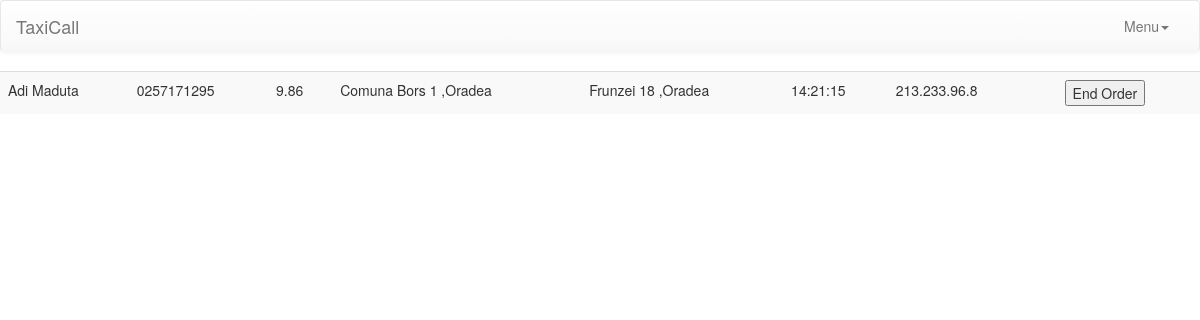
Screenshot of /order_maps.php?id_order=345 (signed in) with the database file from the repository.
### tables this page shows
CREATE TABLE IF NOT EXISTS `orders` (
  `Id` int(11) NOT NULL AUTO_INCREMENT,
  `customer_name` varchar(255) DEFAULT NULL,
  `customer_phone_nr` varchar(13) DEFAULT NULL,
  `long_lat_start` varchar(255) DEFAULT NULL,
  `long_lat_end` varchar(255) DEFAULT NULL,
  `total_km` varchar(255) DEFAULT NULL,
  `location_start` varchar(255) DEFAULT NULL,
  `location_end` varchar(255) DEFAULT NULL,
  `id_taxi` varchar(255) DEFAULT NULL,
  `id_comp` varchar(255) DEFAULT NULL,
  `active` int(1) DEFAULT NULL,
  `date` date DEFAULT NULL,
  `time` time DEFAULT NULL,
  `ip_adress` varchar(255) DEFAULT NULL,
  `comment` varchar(255) DEFAULT NULL,
  `in_progress` int(2) unsigned NOT NULL DEFAULT '0',
  PRIMARY KEY (`Id`)
);

### function.php (called while the page is built, shortened)
<?php include('connect_db.php');
function secure_injection($con,$str) {
    $str = mysqli_real_escape_string($con,$str);
    return $str;
}
        ?>

### order_maps.php (the view, shortened to what this page needs)
<?php include('header.php');
   include('menu_admin_interface.php');
   ?>
   <?php
    $id_order = secure_injection($con,$_GET['id_order']);
    $select_taxi_order = mysqli_query($con,"SELECT *FROM `orders` WHERE `Id` = '".$id_order."'");
    $row_taxi_order = mysqli_fetch_assoc($select_taxi_order);
   ?>
   <table class='table table-striped'>
    <tbody>
      <tr>
        <td><?php echo $row_taxi_order['customer_name']; ?></td>
        <td><?php echo $row_taxi_order['customer_phone_nr']; ?></td>
        <td><?php echo $row_taxi_order['total_km']; ?></td>
        <td><?php echo $row_taxi_order['location_start']; ?></td>
        <td><?php echo $row_taxi_order['location_end']; ?></td>
        <td><?php echo $row_taxi_order['time']; ?></td>
        <td><?php echo $row_taxi_order['ip_adress']; ?></td>
        <td><?php echo $row_taxi_order['comment']; ?></td>
        <td><button>End Order</button></td>
      </tr>
    </tbody>
   </table>
<?php include('footer.php'); ?>

### css/stylesheet.css (style rules this page uses)
html, body, #harta { height:100%; width: 100%; margin: 0px; padding: 0px }

### rows the page displays
orders: customer_name "Adi Maduta", customer_phone_nr "0257171295", total_km "9.86", location_start "Comuna Bors 1 ,Oradea", location_end "Frunzei 18 ,Oradea", time "14:21:15", ip_adress "213.233.96.8"
